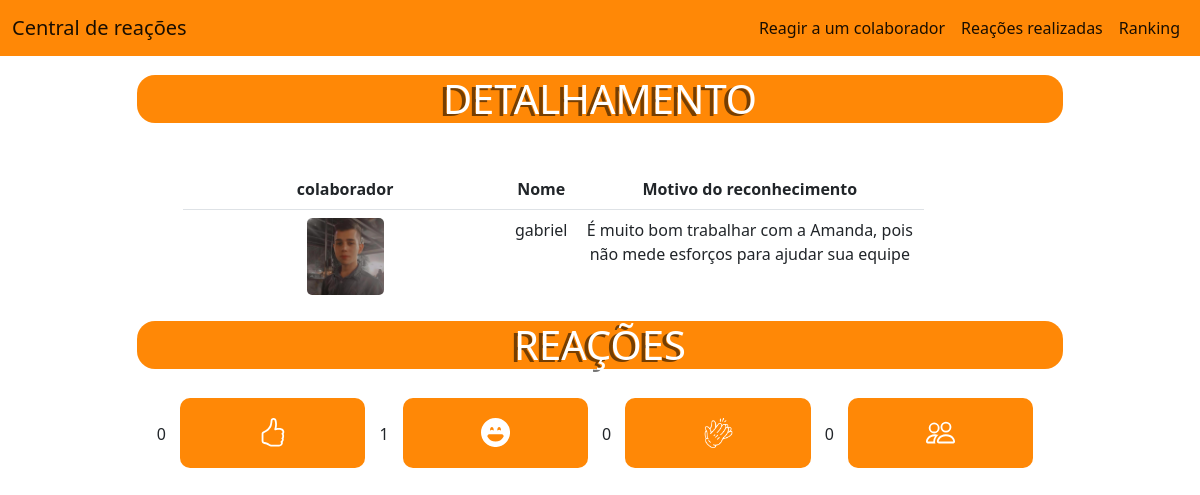
Screenshot of /view/detalhamento.php?matricula=4128 with the database file from the repository.
### tables this page shows
CREATE TABLE `tb_reacoes` (
  `id_reacao` int(11) NOT NULL,
  `elogio` varchar(255) NOT NULL,
  `motivo` varchar(500) NOT NULL,
  `elogiado` int(11) NOT NULL,
  `elogiador` int(11) NOT NULL
);

CREATE TABLE `tb_colaboradores` (
  `matricula` int(11) NOT NULL,
  `email` varchar(255) NOT NULL,
  `nome` varchar(255) NOT NULL,
  `sobrenome` varchar(255) NOT NULL,
  `departamento` varchar(255) NOT NULL,
  `cargo` varchar(255) NOT NULL,
  `foto_colaborador` varchar(255) NOT NULL
);

### view/detalhamento.php (the view, shortened to what this page needs)
<?php
require_once('..'.DIRECTORY_SEPARATOR.'model'.DIRECTORY_SEPARATOR.'conexao.php');
$matricula = $_GET['matricula'];
$consulta= "SELECT * FROM tb_colaboradores a INNER JOIN tb_reacoes b on a.matricula = b.elogiado WHERE b.elogiado='{$matricula}'";
$resultado= $conexao->query($consulta);
$consLike = "SELECT count(*) as gostei FROM tb_reacoes WHERE elogiado = '{$matricula}' AND elogio = 'Like'";
$resulLike = $conexao->query($consLike);
$consOrgulho = "SELECT count(*) as orgulho FROM tb_reacoes WHERE elogiado = '{$matricula}' AND elogio = 'Orgulho'";
$resuOrgulho = $conexao->query($consOrgulho);
$consExcelente = "SELECT count(*) as excelente FROM tb_reacoes WHERE elogiado = '{$matricula}' AND elogio = 'Excelente trabalho'";
$resuExcelente = $conexao->query($consExcelente);
$consColaboracao = "SELECT count(*) as colaboracao FROM tb_reacoes WHERE elogiado = '{$matricula}' AND elogio = 'Colaboração'";
$resuColaboracao = $conexao->query($consColaboracao);
?>
<!DOCTYPE html>
<html>
<head>
    <link href="https://cdn.jsdelivr.net/npm/bootstrap@5.2.2/dist/css/bootstrap.min.css" rel="stylesheet"
>
    <link rel="stylesheet" href="../public/css/customizacaoDetalhamento.css">
    </head>
    <body>
    <nav class="navbar navbar-expand-lg">
        <div class="container-fluid">
            <a class="navbar-brand" href="../view/logado.php">Central de reações</a>
            <div class="collapse navbar-collapse" id="navbarNavAltMarkup">
                <div class="navbar-nav">
                    <a class="nav-link active" href="../view/listaReagir.php">Reagir a um colaborador</a>
                    <a class="nav-link active" href="../view/reacoesRealizadas.php">Reações realizadas</a>
                    <a class="nav-link active" href="../view/rank.php">Ranking</a>
                </div>
            </div>
        </div>
    </nav>
    <div class="container">
    <div class="row row justify-content-center align-items-center">
            <div class="col-10 text-center">
            <h1>DETALHAMENTO</h1>
    <table class="table">
            <thead>
            <tr>
                <th>colaborador</th>
                <th>Nome</th>
                <th>Motivo do reconhecimento</th>
            </tr>
            </thead>
            <tbody>
    <?php  while($row = $resultado->fetch_assoc()){
            $elogiador = $row['elogiador'];
            $consult= "SELECT * FROM tb_reacoes a INNER JOIN tb_colaboradores b on a.elogiador = b.matricula  WHERE a.elogiador='{$elogiador}' AND elogiado ='{$matricula}'";
            $result= $conexao->query($consult);?>
            <?php while($dado = $result->fetch_assoc()){?>
                <tr>
                    <td><img src="<?php echo "../controller/Upload/$dado[foto_colaborador]"?>"></td>
                    <td><?php echo $dado['nome'] ?></td>
                    <td><?php echo $dado['motivo'] ?></td>
                </tr>
            <?php break; } ?>
             <?php } ?>
        </tbody>
        </table>
        <h1>REAÇÕES</h1>
        <div class="butns">
        <?php  while($curtir = $resulLike->fetch_assoc()){?>
                                <?php echo $curtir['gostei']?>
                                <button type="button" value="like" class="efeito botao like">
                                </button>
        <?php }?>
        <?php  while($orgulho = $resuOrgulho->fetch_assoc()){?>
                                <?php echo $orgulho['orgulho']?>
                                <button type="button" value="orgulho" class="efeito botao orgulho">
                                </button>
                                <?php }?>
                                <?php  while($excelente = $resuExcelente->fetch_assoc()){?>
                                <?php echo $excelente['excelente']?>
                                <button type="button" class="efeito botao Excelente">
                                    <img src="../images/palmas.png">
                                </button>
                                <?php }?>
                                <?php  while($colaboracao = $resuColaboracao->fetch_assoc()){?>
                                <?php echo $colaboracao['colaboracao']?>
                                <button type="button" value="colaboracao" class="efeito botao colaboracao">
                                </button>
                                <?php }?>
                        </div>
        </div>
        </div>
        </div>
    </body>
</html>

### public/css/customizacaoDetalhamento.css (style rules this page uses)
nav { background-color: #FF8806; }
.navbar-nav { margin-left: auto; }
img { width: 25%; border-radius: 5px; }
.table { margin-top: 5%; width: 80%; text-align: center; margin-left: 5%; }
table td { border:none !important; }
button { width: 20%; height: 70px; }
.butns { margin-top: 2%; width: 100%; text-align: center; }
.efeito { border: none; color: #ffffff; padding: 20px; margin: 10px; font-size: 24px; line-height: 24px; border-radius: 10px; position: relative; box-sizing: border-box; cursor: pointer; transition: all 400ms ease; }
.botao { background-color: #FF8806; color: #ffffff; transform-style: preserve-3d; }
.botao::after { top:-100%; left: 0px; width: 100%; padding: 20px; position: absolute; background: #000000; border-radius: 15px; box-sizing: border-box; transform-origin: left bottom; transform: rotateX(90deg); }
.like::after { content: "like"; }
.orgulho::after { content: "orgulho"; }
.Excelente::after { content: "Excelente trabalho"; }
.colaboracao::after { content: "colaboração"; }
svg { color: #ffffff; width: 20%; }
h1 { margin-top: 2%; color: #ffffff; background-color: #FF8806; text-shadow: #0000008a -4px 2px; border-radius: 18px; }

### rows the page displays
tb_reacoes: elogiador.foto_colaborador (picture), elogiador.nome "gabriel", motivo "É muito bom trabalhar com a Amanda, pois não mede esforços para ajudar sua equipe"

### other values shown
$curtir['gostei'] "0"
$orgulho['orgulho'] "1"
$excelente['excelente'] "0"
$colaboracao['colaboracao'] "0"
